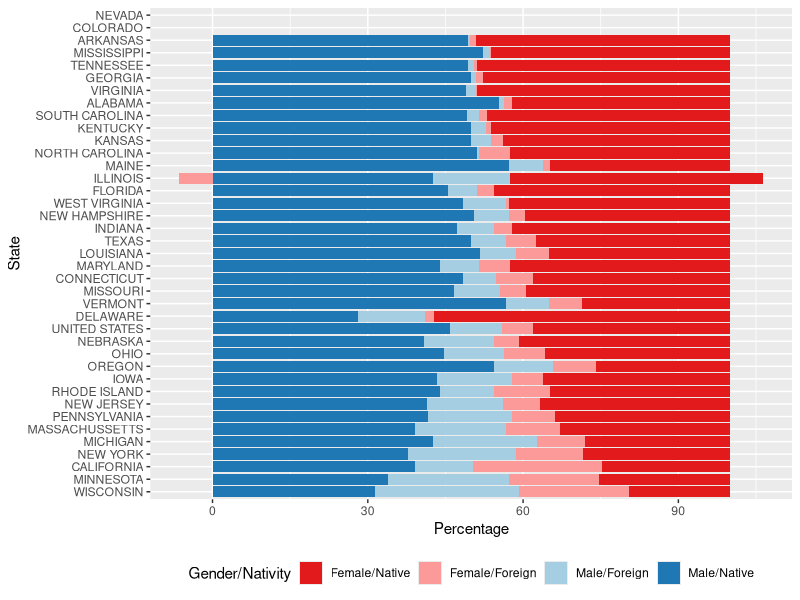
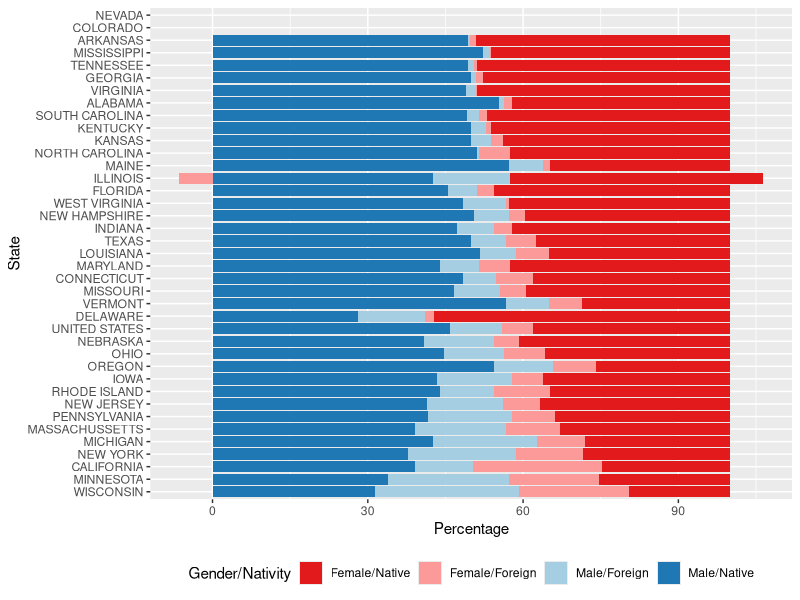

These figures' R source, in order:
## ---- chunk 1
blindprop <- read.csv("data/blind-per.state.csv", na.strings="#VALUE!")
library(ggplot2)
#qplot(reorder(State,  Female.blind.perc), Female.blind.perc, data=blindprop) + coord_flip()

library(tidyr)
library(dplyr)
blind <- blindprop %>% select(State, Male.native.blind.perc, Male.foreign.blind.perc, Female.native.blind.perc, Female.foreign.blind.perc) %>% gather(gender.born, blind, -State)

blind$gender <- "Male"
blind$gender[grep("Female", blind$gender.born)] <- "Female"

blind$nativity <- "Foreign"
blind$nativity[grep("native", blind$gender.born)] <- "Native"

library(RColorBrewer)
cols <- brewer.pal(n=8, name="Paired")

blind$gender.born <- with(blind, interaction(gender, nativity, sep="/"))
blind$gender.born <- factor(blind$gender.born, levels=c("Female/Native", "Female/Foreign", "Male/Foreign", "Male/Native"))
blind$State <- reorder(blind$State, blind$blind, function(x) x[1]+x[3])

ggplot(data=blind, aes(x=State, weight=blind, fill=gender.born)) +
  geom_bar() + 
  coord_flip() + 
  scale_fill_manual("Gender/Nativity", values=cols[c(6,5,1,2)]) +
  theme(legend.position="bottom") +
  ylab("Percentage")
## ---- chunk 2
census1870 <- read.csv("data/states-1870.csv", stringsAsFactors = FALSE)
names(census1870)[1] <- "STATE"
foreigners <- census1870[, c("STATE", "FOREIGN.BORN.PERSONS", "NATIVE.BORN.PERSONS", "TOTAL.POPULATION")]
genders <- census1870[, c("STATE", "TOTAL.FEMALES", "TOTAL.MALES", "TOTAL.POPULATION")]

foreigners.all <- foreigners %>% gather(NATIVITY, number, -c(STATE, TOTAL.POPULATION ))
foreigners.all$NATIVITY <- gsub(".BORN.PERSONS", "", foreigners.all$NATIVITY)
foreigners.all$NATIVITYperc <- with(foreigners.all, number/TOTAL.POPULATION*100)

genders.all <- genders %>% gather(GENDER, number, -c(STATE, TOTAL.POPULATION ))
genders.all$GENDER <- gsub("TOTAL.", "", genders.all$GENDER)
genders.all$GENDERperc <- with(genders.all, number/TOTAL.POPULATION*100)


capwords <- function(s, strict = FALSE) {
    cap <- function(s) paste(toupper(substring(s, 1, 1)),
                  {s <- substring(s, 2); if(strict) tolower(s) else s},
                             sep = "", collapse = " " )
    sapply(strsplit(s, split = " "), cap, USE.NAMES = !is.null(names(s)))
}

genders.all$GENDER <- capwords(genders.all$GENDER, strict=TRUE)
genders.all$GENDER <- gsub("s$", "", genders.all$GENDER)

foreigners.all$NATIVITY <- capwords(foreigners.all$NATIVITY, strict=TRUE)

blind.plus <- merge(blind, foreigners.all[,c("STATE", "NATIVITY", "NATIVITYperc")], by.x=c("State", "nativity"), by.y=c("STATE", "NATIVITY"))

blind.plus <- merge(blind.plus, genders.all[,c("STATE", "GENDER", "GENDERperc")], by.x=c("State", "gender"), by.y=c("STATE", "GENDER"))

blind.plus$blind.exp <- with(blind.plus, NATIVITYperc*GENDERperc/100)
blind.plus$blind.resid <- with(blind.plus, (blind-blind.exp)/blind.exp)

blind.plus.fem <- blind.plus %>% group_by(State, gender) %>% summarize(
  blind.exp = sum(blind.exp)
)
ggplot(data=blind, aes(x=State, weight=blind, fill=gender.born)) +
  geom_bar() + 
  coord_flip() + 
  scale_fill_manual("Gender/Nativity", values=cols[c(6,5,1,2)]) +
  theme(legend.position="bottom") +
  ylab("Percentage") + 
  geom_point(aes(y=blind.exp), data=subset(blind.plus, gender.born=="Female/Native"), colour=cols[6], show.legend=FALSE) +
  geom_point(aes(y=blind.exp), data=subset(blind.plus, gender.born=="Female/Native"), colour="white", shape=1, show.legend=FALSE) + 
  geom_point(aes(y=100-blind.exp), data=subset(blind.plus, gender.born=="Male/Native"), colour=cols[2], show.legend=FALSE) +
  geom_point(aes(y=100-blind.exp), data=subset(blind.plus, gender.born=="Male/Native"), colour="white", shape=1, show.legend=FALSE) +
  geom_point(aes(x= State, y=blind.exp), data=subset(blind.plus.fem, gender=="Female"), shape="|", show.legend=FALSE, inherit.aes=FALSE, colour="white", size=3)
